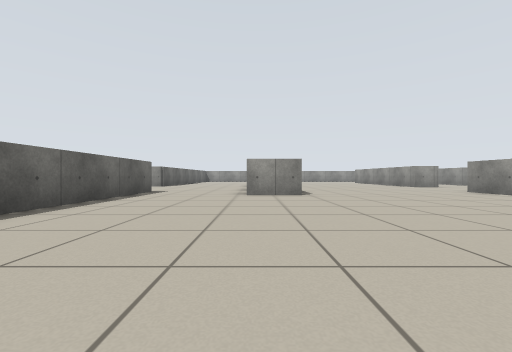
view 1 (above)

17 first-person views from a walk through a world built for the Player/Stage simulator. The camera is 0.53 m above the floor, looks level and sees 90° across. Floor lines are 1 m apart. The floor is counted in squares, 1 m on a side. Each view is taken from the middle of a square. On the plan, view 1 faces up. The plan holds only what a view shows up to about 9 squares ahead; the rest is blank. The robots in the file are not drawn.

view 2
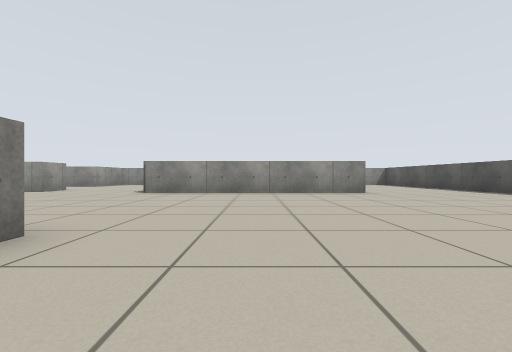

view 3
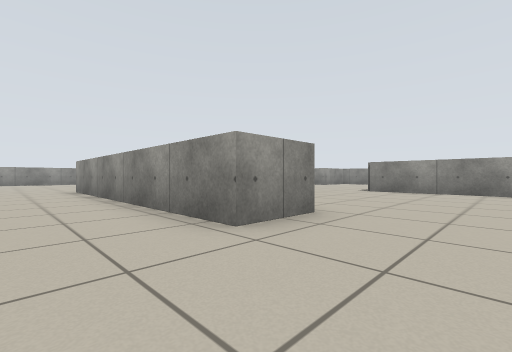

view 4
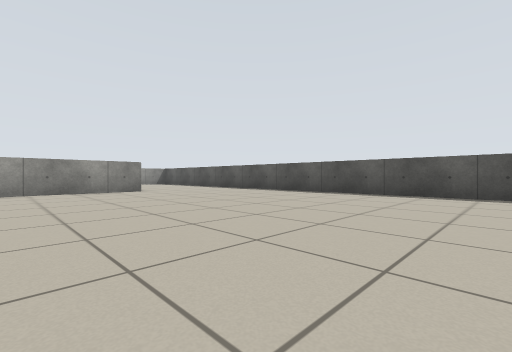

view 5
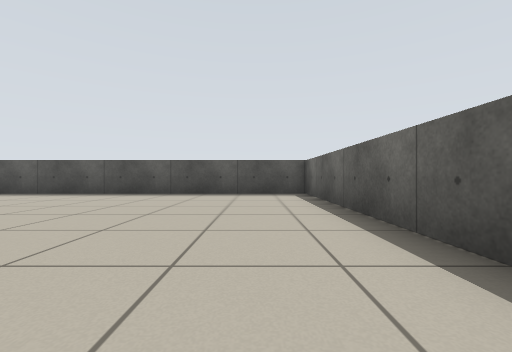

view 6
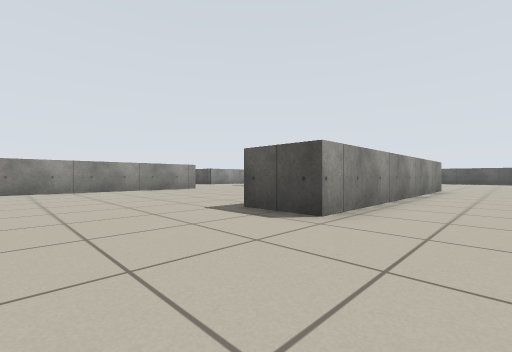

view 7
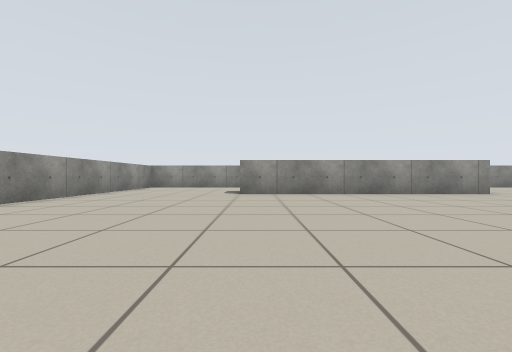

view 8
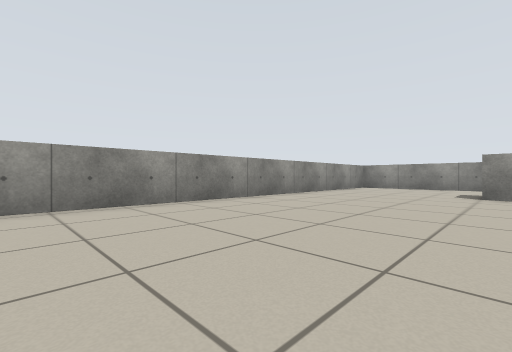

view 9
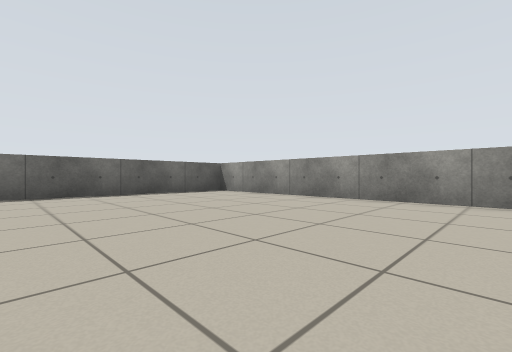

view 10
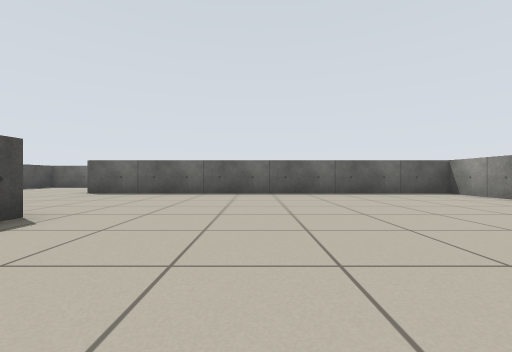

view 11
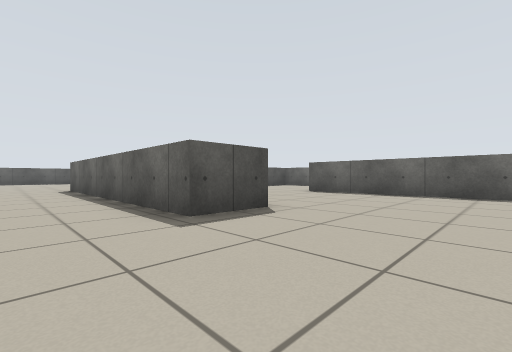

view 12
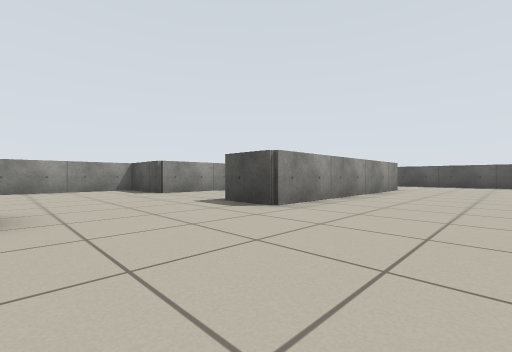

view 13
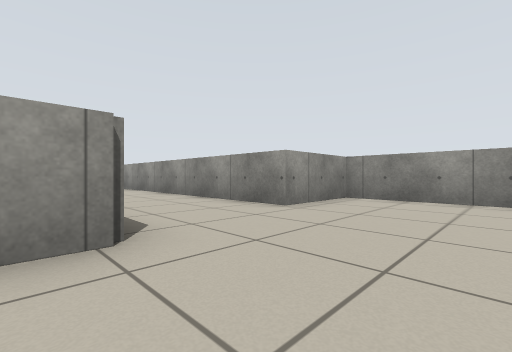

view 14
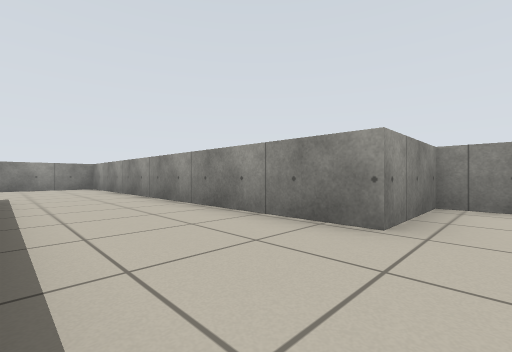

view 15
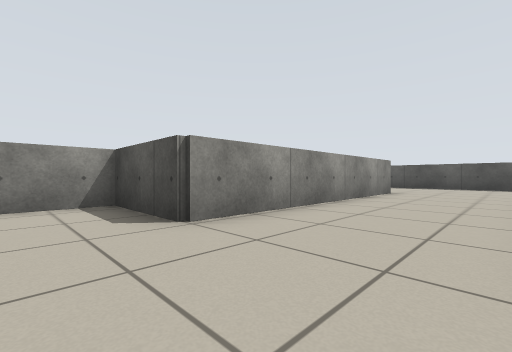

view 16
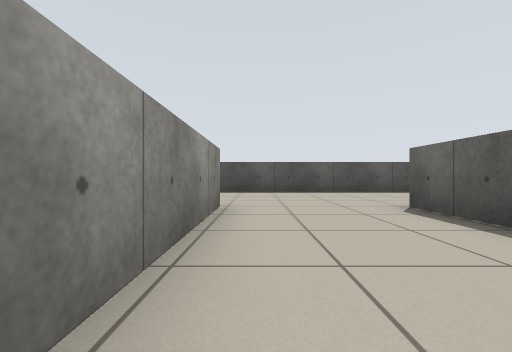

view 17
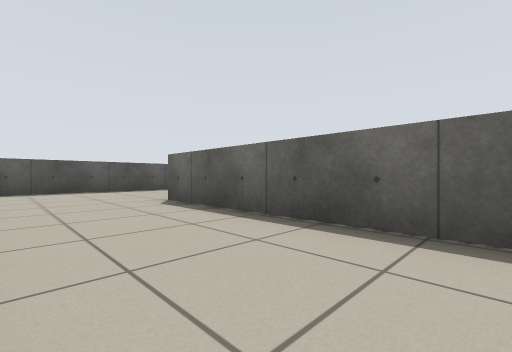

### Floor plan
Points are (right, up) in squares from view 1. A wall is a line through its corners. A room is listed if a view was taken in it or the views show most of it. See-through windows are left out.
Room 1 (views 1, 2, 3, 4, 5, 6, 7, 8, 9, 10, 11, 12, 13, 14, 15, 16, 17)
walls: (1.3, 7) (-0.3, 7) (-0.3, 15) (1.3, 15) (1.3, 7); (8.8, 12.1) (7.5, 12.1) (7.5, 19.5); (8.4, 7) (8.4, 1.6); (-3.5, 8.6) (-3.5, -2.6) (12.2, -2.6); (7, 1.5) (7, 8.6) (8.4, 8.6); (11.6, 1.5) (11.6, 8.6) (14, 8.6) (14, 12.9) (11.6, 12.9) (11.6, 22.1); (10, 23.8) (-4.7, 23.8) (-4.7, 12.9)

Where each view was taken, in squares from view 1:
view 1: 0 up, 0 right, facing up
view 2: 5 up, 1 left, facing right
view 3: 5 up, 2 left, facing up-right
view 4: 5 up, 2 left, facing down-right
view 5: 5 up, 2 left, facing down
view 6: 18 up, 2 left, facing down-right
view 7: 19 up, 0 right, facing right
view 8: 19 up, 0 right, facing up-right
view 9: 18 up, 3 right, facing up-left
view 10: 18 up, 3 right, facing left
view 11: 18 up, 3 right, facing down-left
view 12: 12 up, 4 right, facing down-right
view 13: 10 up, 8 right, facing up-right
view 14: 12 up, 9 right, facing up-right
view 15: 10 up, 9 right, facing down-right
view 16: 6 up, 11 right, facing down
view 17: 7 up, 11 right, facing down-left
